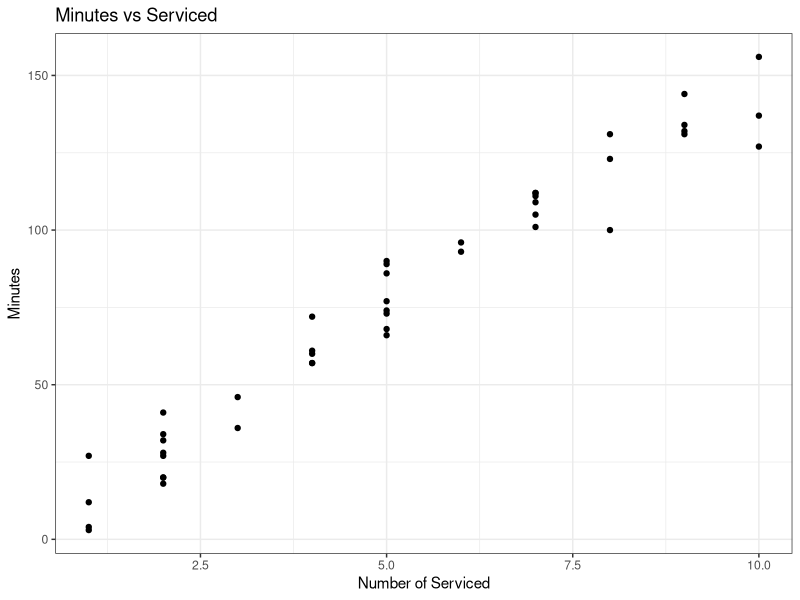

The R source for this figure:
## ---- chunk 1
knitr::opts_chunk$set(echo = TRUE)
## ---- chunk 2
library(tidyverse)
setwd("/Users/maxryoo/Documents/MSDS/STAT6021/Hw4")
data <- read.csv("copier.txt", sep="\t")
head(data)
## ---- chunk 3
data %>%
  ggplot(aes(Serviced,Minutes)) + 
  geom_point() + 
  labs(
    title="Minutes vs Serviced", 
    y="Minutes", 
    x="Number of Serviced"
  ) +
  theme_bw()
## ---- chunk 4
cor(data)
## ---- chunk 5
result<-lm(Minutes~Serviced, data=data)
confint(result,level = 0.95)
## ---- chunk 6
newdata <- data.frame(Serviced=5)
predict(result, newdata, interval="prediction")
## ---- chunk 7
newdata <- data.frame(Serviced=data[1,]$Serviced)
pred = predict(result, newdata)
residual = data[1,]$Minutes - pred
residual
## ---- chunk 8
all_data_serviced <- data.frame(Serviced= data$Serviced)
all_pred = predict(result, all_data_serviced)
sum(data$Minutes - all_pred)
